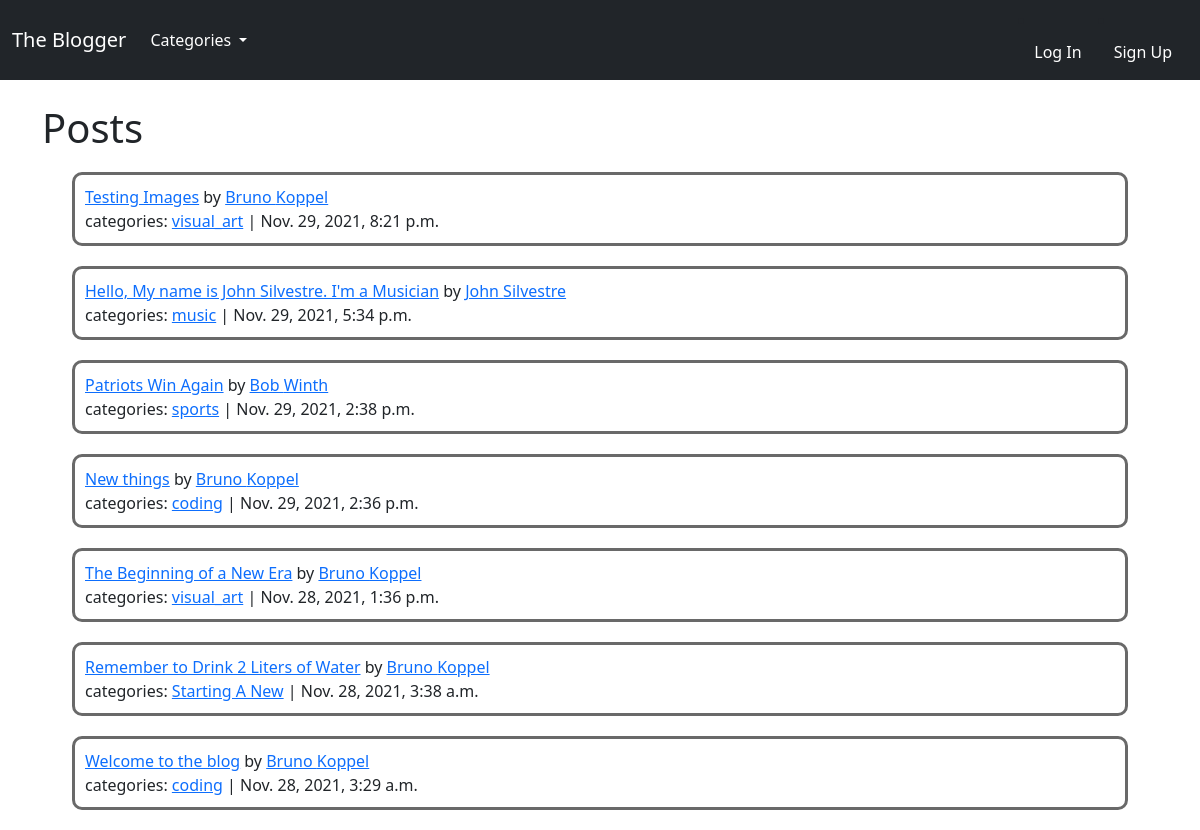
The app's page /, older data.
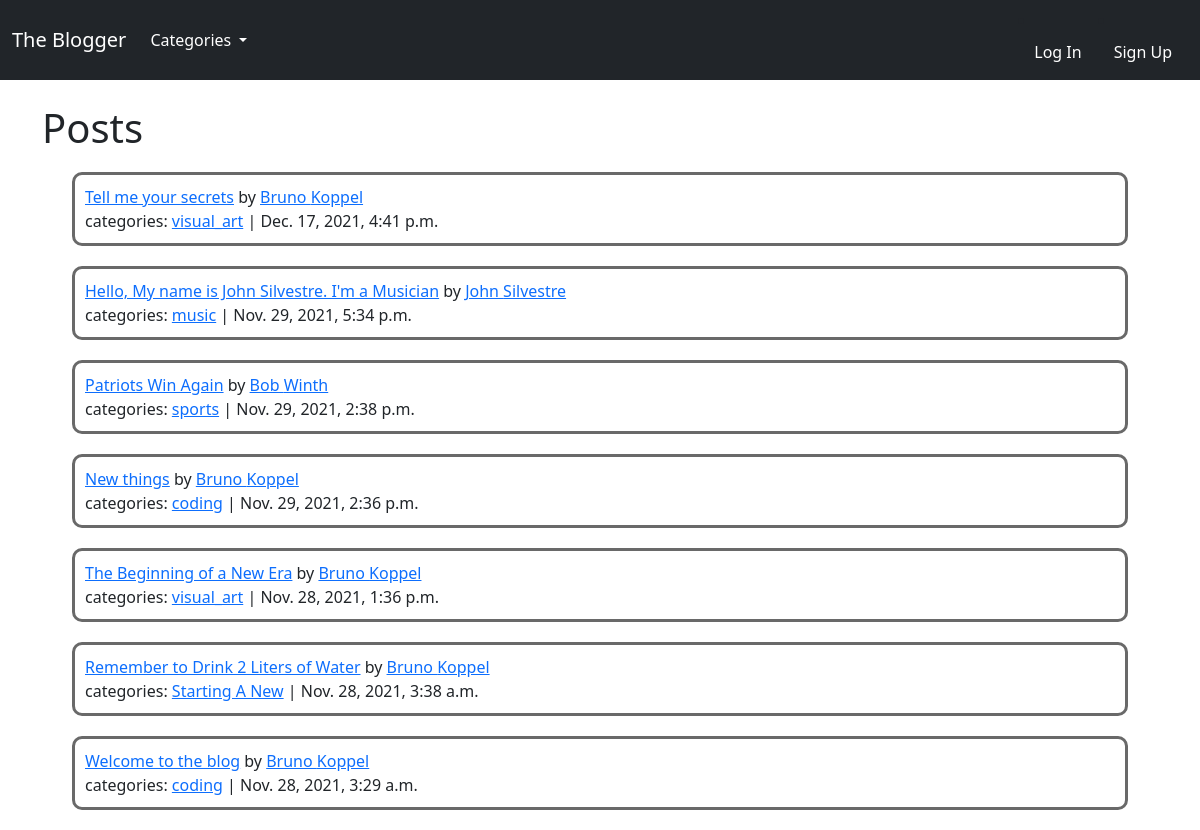
The same page, newer data.
### blogfeed/models.py (models this page shows, shortened)
class Post(models.Model):
    title = models.CharField(max_length=255)
    title_tag = models.CharField(max_length=255, default="the blogger")
    post_date = models.DateField(auto_now_add=True)
    header_image = models.ImageField(
        null=True, blank=True, upload_to="images/")
    author = models.ForeignKey(User, on_delete=models.CASCADE)
    body = RichTextField(blank=True, null=True)
    date_added = models.DateTimeField(auto_now_add=True)
    category = models.CharField(max_length=255, default='uncategorized')
    likes = models.ManyToManyField(User, related_name='blog_post')

### blogfeed/views.py (the view)
# urls.py: path('', HomeView.as_view(), name="home"),
class HomeView(ListView):
    model = Post
    template_name = 'home.html'
    categories = Category.objects.all()
    ordering = ['-date_added']
    def get_context_data(self, *args, **kwargs):
        category_list = Category.objects.all()
        context = super(HomeView, self).get_context_data(*args, **kwargs)
        context["category_list"] = category_list
        return context

### blogfeed/models.py (called while the page is built)
    def __str__(self):
        return self.name

### blogfeed/templates/home.html (shortened to what this page needs)
{% extends 'base.html' %}
{% block content %}
<h1>Posts</h1>
<div style="margin: 10px;">
  {% for post in object_list %}
  <div style="margin: 20px; padding: 10px; border-style: solid; border-radius: 10px; border-color: dimgrey;">
    <a href="{% url 'post_details' post.pk %}">{{ post.title }}</a>
    by
    <a href="{% url 'profile_page' post.author.profile.id %}">{{ post.author.first_name }}
      {{ post.author.last_name }}</a>
    <div>
      categories: <a href="{% url 'category' post.category|slugify %}">{{ post.category }}</a>
      | {{ post.date_added }}
    </div>
  </div>
  {% endfor %}
</div>
{% endblock %}

Row changes from the older to the newer data that the page shows:
removed Post: title "Testing Images", author.first_name "Bruno", author.last_name "Koppel", category "visual_art", date_added "Nov. 29, 2021, 8:21 p.m."
added Post: title "Tell me your secrets", author.first_name "Bruno", author.last_name "Koppel", category "visual_art", date_added "Dec. 17, 2021, 4:41 p.m."
